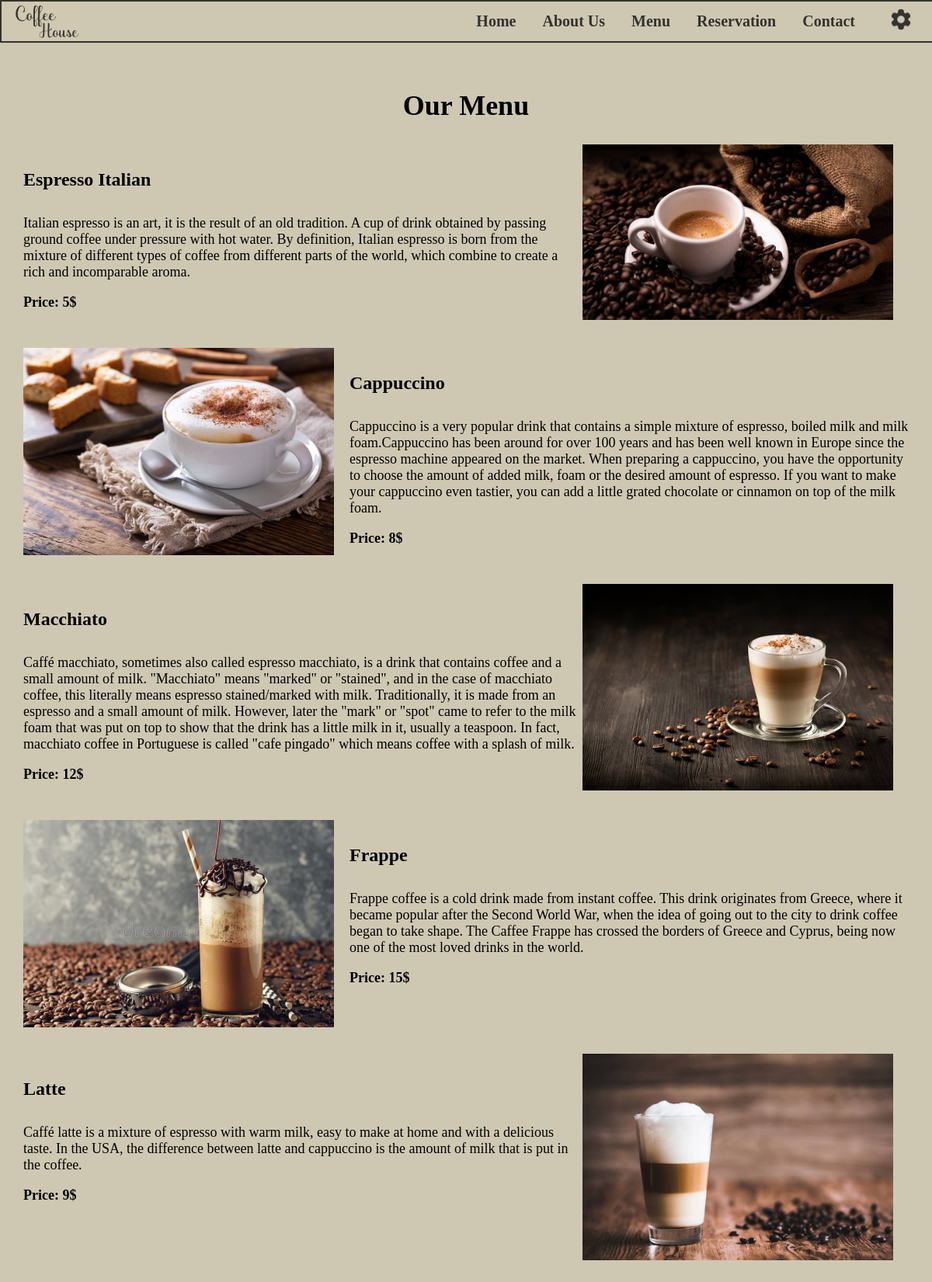
Page /menu.php on the committed database.
### tables this page shows
CREATE TABLE `produse` (
  `id_produs` int NOT NULL,
  `nume_produs` varchar(255) NOT NULL,
  `descriere` text NOT NULL,
  `pret_unitar` float NOT NULL,
  `imagine_produs` varchar(255) NOT NULL
);

### menu.php (the view, shortened to what this page needs)
<!DOCTYPE html>
<html lang="en">
<head>
  <link rel="stylesheet" href="stil.css">
</head>
<body>
  <div id="wrapper">
    <header>
        <img id="logo_img" src="logo.png">
        <nav id="desktop">
           <ul>
            <li><a href="index.php">Home</a></li>
            <li><a href="about.php">About Us</a></li>
            <li><a href="menu.php">Menu</a></li>
            <li><a href="rezervare.php">Reservation</a></li>
            <li><a href="contact.php">Contact</a></li>
            <li><a href="setari.php" id="setting-link"><img id="setari_img" src="setari.png"></a></li>
          </ul>
        </nav>
    </header>
    <section id="menu">
      <h1>Our Menu</h1>
      <div class="content">
        <?php
          $servername = "localhost";
          $username = "root";
          $password = "fbtn1zfb";
          $dbname = "coffeehouse";
          $conn = new mysqli($servername, $username, $password, $dbname);
          $sql = "SELECT * FROM produse";
          $result = $conn->query($sql);
          if ($result->num_rows > 0) {
            while ($row = $result->fetch_assoc()) {
              $nume_produs = $row["nume_produs"];
              $descriere = $row["descriere"];
              $pret_unitar = $row["pret_unitar"];
              $imagine_produs = $row["imagine_produs"];
              echo "<article>";
              echo "<div class='image'>";
              echo "<img src='$imagine_produs' width='400px'>";
              echo "</div>";
              echo "<div class='text'>";
              echo "<h4>$nume_produs</h4>";
              echo "<p>$descriere</p>";
              echo "<p><strong>Price: $pret_unitar$</strong></p>";
              echo "</div>";
              echo "</article>";
            }
          } else {
            echo "No products found.";
          }
        ?>
      </div>
    </section>
  </div>
</body>
</html>

### stil.css (style rules this page uses)
html { height:100%; margin:0; padding:0; background-color:#CEC8B3; }
body { margin: 0; padding:0; background-color:#CEC8B3; font-family: 'Georgia'; height: 100%; width: 100%; }
h1,h2,h3,h4 { font-family: 'Georgia'; font-weight: bold; }
header { background-color: #CEC8B3; font-family: 'Georgia'; margin: 0; padding: 0; width: 100%; display: flex; align-items: center; justify-content: space-between; border: solid 2px black; position: sticky; top: 0; left: 0; opacity:0.75 ; padding:0; }
header nav { height: 100%; overflow: hidden; }
#logo_img { width: 90px; padding-left: 10px; }
#desktop ul { list-style-type: none; margin: 0; padding: 0; display: flex; justify-content: flex-start; align-items: center; }
#desktop li { list-style-type: none; display: inline-block; font-size: 20px; margin: 0 10px; white-space: nowrap; flex-shrink: 1; width: 100%; }
#desktop a { text-decoration: none; color: black; font-weight: bold; padding: 3px 7px ; }
#menu { background-color: #CEC8B3; padding: 30px; }
.content { display: flex; flex-direction: column; }
#menu h1 { font-size: 36px; text-align: center; }
#menu article { display: flex; margin-bottom: 30px; }
.image { margin-right: 20px; }
.text { text-align: left; }
.text h4 { text-align:left; font-size: 24px; }
.text p { font-size:18px; }
#menu article:nth-child(odd) { flex-direction: row-reverse; }
#setari_img { margin: 0 10px; width: 30px; height: 30px; }

### rows in the picture
produse: imagine_produs (picture), nume_produs "Espresso Italian", descriere "Italian espresso is an art, it is the result of an old tradition. A cup of drink obtained by passing ground coffee under pressure with hot water. By definition, Italian espresso is born from the mixture of different types of coffee from different parts of the world, which combine to create a rich and incomparable aroma.", pret_unitar "5"
produse: imagine_produs (picture), nume_produs "Cappuccino", descriere "Cappuccino is a very popular drink that contains a simple mixture of espresso, boiled milk and milk foam.Cappuccino has been around for over 100 years and has been well known in Europe since the espresso machine appeared on the market. When preparing a cappuccino, you have the opportunity to choose the amount of added milk, foam or the desired amount of espresso. If you want to make your cappuccino even tastier, you can add a little grated chocolate or cinnamon on top of the milk foam.", pret_unitar "8"
produse: imagine_produs (picture), nume_produs "Macchiato", descriere "Caffé macchiato, sometimes also called espresso macchiato, is a drink that contains coffee and a small amount of milk. \"Macchiato\" means \"marked\" or \"stained\", and in the case of macchiato coffee, this literally means espresso stained/marked with milk. Traditionally, it is made from an espresso and a small amount of milk. However, later the \"mark\" or \"spot\" came to refer to the milk foam that was put on top to show that the drink has a little milk in it, usually a teaspoon. In fact, macchiato coffee in Portuguese is called \"cafe pingado\" which means coffee with a splash of milk.", pret_unitar "12"
produse: imagine_produs (picture), nume_produs "Frappe", descriere "Frappe coffee is a cold drink made from instant coffee. This drink originates from Greece, where it became popular after the Second World War, when the idea of going out to the city to drink coffee began to take shape. The Caffee Frappe has crossed the borders of Greece and Cyprus, being now one of the most loved drinks in the world.", pret_unitar "15"
produse: imagine_produs (picture), nume_produs "Latte", descriere "Caffé latte is a mixture of espresso with warm milk, easy to make at home and with a delicious taste. In the USA, the difference between latte and cappuccino is the amount of milk that is put in the coffee.", pret_unitar "9"
